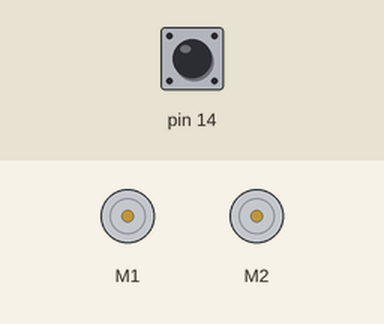
Recording of a sketch running on a simulated Arduino Leonardo, built with avr-gcc and run on an emulated ATmega32U4. Parts: 2 × DC motor (green arrow = forward, orange = backward, longer = faster). The test bench sets the inputs (shaded band); at power-on: pin 14 HIGH.

Above: at 0.8 s.
0.9 s: pin 14 pulled LOW for 0.15 s
At 2.5 s:
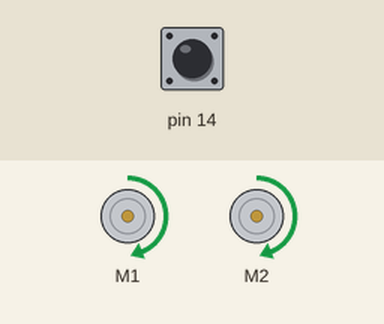
At 3.11 s:
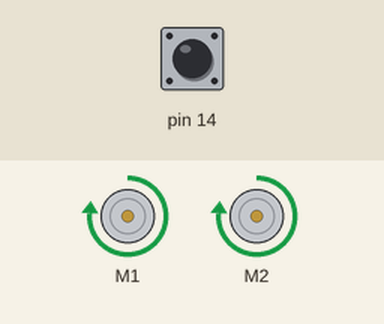
Timing chart, 0 to 16.0 s (numbered marks = the images above; inputs shaded):
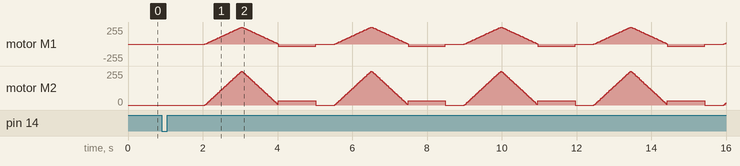

The sketch:

Motor_Rectangle.ino
```cpp
// This example drives each motor on the Romi forward, then
// backward.  The yellow user LED is on when a motor should be
// running forward and off when a motor should be running
// backward.

#include <Romi32U4.h>

Romi32U4Motors motors;
Romi32U4ButtonA buttonA;

void setup()
{
  // Wait for the user to press button A.
  buttonA.waitForButton();

  // Delay so that the robot does not move away while the user is
  // still touching it.
  delay(1000);
}

void loop()
{
  rightAngle();
  delay(500);
}

void rightAngle(){
  // Drive forward.
  ledGreen(1);
  for (int speed = 0; speed <= 400; speed++)
  {
    motors.setSpeeds(speed,speed);
    delay(2);
  }
  for (int speed = 400; speed >= 0; speed--)
  {
    motors.setSpeeds(speed,speed);
    delay(2);
  }
  ledGreen(0);

  ledRed(1);
  // Turn 90 degrees left.
  motors.setLeftSpeed(-50);
  motors.setRightSpeed(50);
  delay(1000);
  motors.setLeftSpeed(0);
  motors.setRightSpeed(0);
  ledRed(0);
}
```
